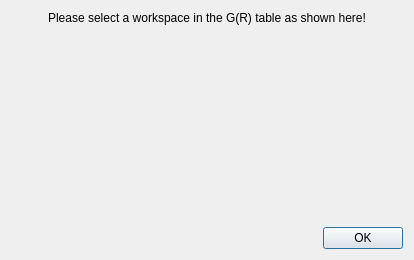
<?xml version="1.0" encoding="UTF-8"?>
<ui version="4.0">
 <class>Dialog</class>
 <widget class="QDialog" name="Dialog">
  <property name="windowModality">
   <enum>Qt::WindowModal</enum>
  </property>
  <property name="geometry">
   <rect>
    <x>0</x>
    <y>0</y>
    <width>414</width>
    <height>260</height>
   </rect>
  </property>
  <property name="windowTitle">
   <string>Dialog</string>
  </property>
  <property name="modal">
   <bool>true</bool>
  </property>
  <layout class="QVBoxLayout" name="verticalLayout">
   <item>
    <widget class="QLabel" name="label">
     <property name="text">
      <string>Please select a workspace in the G(R) table as shown here!</string>
     </property>
     <property name="alignment">
      <set>Qt::AlignCenter</set>
     </property>
    </widget>
   </item>
   <item>
    <layout class="QHBoxLayout" name="horizontalLayout_2">
     <item>
      <spacer name="horizontalSpacer_2">
       <property name="orientation">
        <enum>Qt::Horizontal</enum>
       </property>
       <property name="sizeHint" stdset="0">
        <size>
         <width>40</width>
         <height>20</height>
        </size>
       </property>
      </spacer>
     </item>
     <item>
      <widget class="QLabel" name="message_label">
       <property name="sizePolicy">
        <sizepolicy hsizetype="Preferred" vsizetype="Expanding">
         <horstretch>0</horstretch>
         <verstretch>0</verstretch>
        </sizepolicy>
       </property>
       <property name="text">
        <string/>
       </property>
      </widget>
     </item>
     <item>
      <spacer name="horizontalSpacer_3">
       <property name="orientation">
        <enum>Qt::Horizontal</enum>
       </property>
       <property name="sizeHint" stdset="0">
        <size>
         <width>40</width>
         <height>20</height>
        </size>
       </property>
      </spacer>
     </item>
    </layout>
   </item>
   <item>
    <spacer name="verticalSpacer">
     <property name="orientation">
      <enum>Qt::Vertical</enum>
     </property>
     <property name="sizeType">
      <enum>QSizePolicy::Minimum</enum>
     </property>
     <property name="sizeHint" stdset="0">
      <size>
       <width>20</width>
       <height>40</height>
      </size>
     </property>
    </spacer>
   </item>
   <item>
    <layout class="QHBoxLayout" name="horizontalLayout">
     <item>
      <spacer name="horizontalSpacer">
       <property name="orientation">
        <enum>Qt::Horizontal</enum>
       </property>
       <property name="sizeHint" stdset="0">
        <size>
         <width>40</width>
         <height>20</height>
        </size>
       </property>
      </spacer>
     </item>
     <item>
      <widget class="QPushButton" name="ok_button">
       <property name="text">
        <string>OK</string>
       </property>
      </widget>
     </item>
    </layout>
   </item>
  </layout>
 </widget>
 <resources/>
 <connections>
  <connection>
   <sender>ok_button</sender>
   <signal>clicked()</signal>
   <receiver>Dialog</receiver>
   <slot>accept()</slot>
   <hints>
    <hint type="sourcelabel">
     <x>479</x>
     <y>448</y>
    </hint>
    <hint type="destinationlabel">
     <x>456</x>
     <y>397</y>
    </hint>
   </hints>
  </connection>
 </connections>
</ui>
